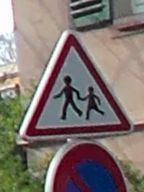
#> input picture DATA_BASE_SIMULEE/A13a/00bd169d35de2cfdcf7ca7cad54949af3c8d9680b7ef5c72edf747192c665be6.jpg, 144 x 192 px; its folder holds only this picture in this run
$ python trouver_centre_panneau.py
#> lines starting #> are read from the running program, lines starting #| are printed output that depends on the picture; after the words box and inside, x2 and y2 are one past the last pixel; in counts of white or black regions, pixels touching at a corner belong together
### extraction.py
import cv2
from PIL import Image
import json
import pyexiv2

def get_xy_from_img_path(image_path):
    """
    Retrieves the x and y coordinates of the bbox from the image path
    in the image of origin.

    Args:
        image_path (str): The path to the image file.

    Returns:
        tuple: A tuple containing the x and y coordinates.
    """
    image = Image.open(image_path)
    if "comment" in image.info:
        comm = image.info["comment"]
        comm_json = json.loads(comm)
        xywh = comm_json.get('xywh')
        x, y = xywh[0], xywh[1]
        return x, y
    else:
        print('Pas de comm jpeg')

def get_wh_from_img_path(image_path):
    """
    Get the width and height of the original image from which the given image path
    is extracted.

    Args:
        image_path (str): The path to the image file.

    Returns:
        tuple: A tuple containing the width and height of the image.
    """
    image = pyexiv2.Image(image_path)
    xmp_data = image.read_xmp()
    image.close()
    width, height = xmp_data['Xmp.tiff.ImageWidth'], xmp_data['Xmp.tiff.ImageLength']
    return int(width), int(height)


def get_whxy_from_img_path(image_path):
    """
    Get the width, height of the original image, x&y coordinates of the bbox
    from the given image path.

    Parameters:
        image_path (str): The path of the image.

    Returns:
        tuple: A tuple containing the width, height, x-coordinate, and y-coordinate.
    """
    x,y = get_xy_from_img_path(image_path)
    w,h = get_wh_from_img_path(image_path)
    return w,h,x,y

### trouver_centre_panneau.py
#!/usr/bin/env python3
# -*- coding: utf-8 -*-
"""
Created on Wed Apr  3 13:47:15 2024

@author: Victorien
"""

###### 0 - Imports #####

import numpy as np
import cv2
import math
import plotting
import extraction
import pandas as pd
import os
from scipy.spatial import ConvexHull

def csv_reader(path):
	"""
	Read a csv file and makes it a dictionnary

	Parameters
	----------
	path : String
		Path of .csv file.

	Returns
	-------
	TYPE : Dictionnary
		Associates each sign code to a number between 0 and 9, correspondin to the sign shape

	"""
	return dict(np.genfromtxt(path, delimiter=",", dtype=None, encoding='UTF8'))

def BGRtoGRAY(img):
	gray = cv2.cvtColor(img, cv2.COLOR_BGR2GRAY)
	return gray

def DetectionContours(imgGray):
	imgBlur = cv2.GaussianBlur(imgGray, (5, 5), 0)
	edges = cv2.Canny(imgBlur, 50, 150)
	return edges

def get_shape(tag, dico):
	"""
	Returns the shape of the sign in the cropped image, with a code systemm
	(exemple : 0 = triangle, 2 = octogon, etc)

	Parameters
	----------
	tag : String
		Code of the sign in the original nomenclature.
	dico : dict
		Dictionnary associating to a tag a code symbolizing its shape.

	Returns
	-------
	TYPE : int
		Code symbolizing the sign shape.

	"""
	return dico[tag]

def get_contour(img, edges, shape):
	"""
	This function returns the biggest closed contour found in the cropped sign,
	considered so as the sign contour

	Parameters
	----------
	img : ndarray
		Cropped sign image.
	edges : ndarray
		Canny contours detected in img.
	shape : int
		Code symbolizing the shape of the sign in the imge

	Returns
	-------
	approx : ndarray
		Approximation of the largest polygon on the image.
	sides : int
		Number of sides of the polygon approximated on the biggest contour detected.

	"""
	# On attribue une valeur de epsilon pour cibler au mieux une recherche de forme
	if shape == 2 or shape == 4: # Circle and Octogon
		value_for_epsilon = 0.02
	elif shape == 0 or shape ==1 or shape == 9 : # Triangle
		value_for_epsilon = 0.15
	elif shape == 3: # Losange
		value_for_epsilon = 0.05
	else:
		value_for_epsilon = 0.15
	# Finding contours in the image
	contours, _ = cv2.findContours(edges, cv2.RETR_EXTERNAL, cv2.CHAIN_APPROX_SIMPLE)

	# Sorting them to get the biggest one
	contours = sorted(contours, key=cv2.contourArea, reverse=True)
	largest_contour = contours[0]

	# Approximation of a polygon
	epsilon = value_for_epsilon * cv2.arcLength(largest_contour, True) # Definition of the factor
	approx = cv2.approxPolyDP(largest_contour, epsilon, True) # Approximation
	sides = len(approx) # Number of sides of the polygon, to know if we found the good form
	# x_min, x_max, y_min, y_max = which_circle(img, largest_contour)
	return approx, sides

def get_center_in_cropped_sign(img, shape, imgEdges, contour_sign, number_of_sides):
	"""
	This function returns the center of the sign in the cropped image.
	It does have a role of a processing function.

	Parameters
	----------
	img : ndarray
		Image of the cropped sign.
	shape : int
		Code to signify the shape of the sign in the image.
	imgEdges : ndarray
		Canny contours detected in the cropped sign image.
	contour_sign : ndarray
		list of the points constituing the contour of the sign.
	number_of_sides : int
		Number of sides detectedof the polygon

	Returns
	-------
	center_sign : tuple
		Center of the sign in the cropped image

	"""
	if shape == 0: ## Triangle-top case
		if number_of_sides != 3: # If the number of sides is not corresponding to the hoped shape ...
			center_sign = None # ... We just take the center of the cropped sign
		else:
			center_sign = get_center_triangle(img, contour_sign, True) # Or we search the center of the sign (to the top)

	elif shape == 1 or shape == 9: ## Triangle-bottom case
		if number_of_sides != 3: # If the number of sides is not corresponding to the hoped shape ...
			center_sign = None # ...  We just take the center of the cropped sign
		else:
			center_sign = get_center_triangle(img, contour_sign, False) # Or we search the center of the sign (to the bottom)

	elif shape == 2 :## Octogon case
		if number_of_sides != 8: # If the number of sides is not corresponding to the hoped shape ...
			center_sign = None # ... We just take the center of the cropped sign
		else:
			center_sign = get_center_circle(img, contour_sign) #  Or we search the cneter of the sign (Octogon)
	elif shape == 3 or shape== 5 or shape == 6 or shape == 7 or shape == 8:## Rectangle case
		if number_of_sides != 4: # If the number of sides is not corresponding to the hoped shape ...
			center_sign = None # ... We just take the center of the cropped sign
		else:
			center_sign = get_center_rectangle(img, contour_sign) # Or we search the center of the sign (to the bottom)
	else: ## Circle or unrecognized shape case
		center_sign = get_center_circle(img, contour_sign)
	return center_sign

# [20 lines left out: function get_image_center, not called in this run]

def get_center_triangle(img, contour_sign, boolean):
	"""
	This function returns the center of a triangle detected in an image

	Parameters
	----------
	img : ndarray
		Cropped image of the sign.
	contour_sign : ndarray
		list of the points constituing the contour of the sign.
	boolean : bool
		Signify the orientation of the sign : to the top or to the bottom.

	Returns
	-------
	center : tuple
		center of the sign.

	"""
	list_pixels = make_liste_contour(contour_sign) # Formatting function

	# We get the coords of the vertex of the triangle
	coord_x_min = min(list_pixels, key=lambda coord: coord[0])
	coord_x_max = max(list_pixels, key=lambda coord: coord[0])
	# The third vertex depends on the orientation of the sign
	if boolean == True:
		coord_y_min = min(list_pixels, key=lambda coord: coord[1])
	elif boolean == False:
		coord_y_min = max(list_pixels, key=lambda coord: coord[1])

	# We calculate the center of the sign
	x = math.ceil((coord_x_min[0] + coord_x_max[0] + coord_y_min[0])/3)
	y = math.ceil((coord_x_min[1] + coord_x_max[1] + coord_y_min[1])/3)
	center = (x,y)

	#plotting.show_image_triangle(img, coord_x_min, coord_x_max, coord_y_min, center)
	return center

# [93 lines left out: functions get_center_circle, get_center_rectangle, find_center_in_original_picture, not called in this run]

def make_liste_contour(contour):
	"""
	Formatting function making a contour, which is a ndarray, a
	list more easy to deals with.


	Parameters
	----------
	contour : np.ndarray
		Closed polygon.

	Returns
	-------
	liste_pixels : list
		list of points constituing the polygon.

	"""
	list_pixels =[]
	for pixel in contour:
		x = pixel[0][0]
		y = pixel[0][1]
		coord = (x,y)
		list_pixels.append(coord)
	return list_pixels

# [396 lines left out: functions get_sign_height, get_sign_height_circle, get_sign_height_rectangle, get_sign_height_triangle, calcul_height_intern_coutour, distance and 1 more, not called in this run]

def is_the_sign_treatable(img, contour, number_of_sides, shape):
	"""

	This function returns a boolean : True if the sign is treatable,
	False if it's not.

	Parameters
	----------
	img : ndarray
		Cropped image of the sign.
	contour : ndarray
		List of points that draws the biggest polygon in the cropped image.
	number_of_sides : int
		Number of sides of the polygon found, should me the same as the number of sides of the shape.
	shape : int
		Encoded shape of the sign.

	Returns
	-------
	bool
		treatable aspect of the sign : True if it is treatable, False if it's not.

	"""
	if number_of_sides>20:
		return False
	list_points = make_liste_contour(contour)
	sign_area = area_of_point_cloud(list_points)
	height, width, _ = img.shape
	img_area = height * width
	if sign_area < 0.05 * img_area:
		return False
	else:
		return True

def area_of_point_cloud(points):
	"""

	This functions calculates the convex hull of the points found, that should be the
	contour of the sign, and then returns the area of the convex hull.

	Parameters
	----------
	points : List
		List of the points making the contour of the sygn : these points draw the polygon.

	Returns
	-------
	area : Float
		Area of the convex hull of the points.

	"""
	points_array = np.array(points)
	hull = ConvexHull(points_array)
	indices = hull.vertices
	convex_hull_points = points_array[indices]
	# Area of the convex hull
	area = 0.5 * np.abs(np.dot(convex_hull_points[:, 0], np.roll(convex_hull_points[:, 1], 1)) -
						np.dot(convex_hull_points[:, 1], np.roll(convex_hull_points[:, 0], 1)))
	return area

if __name__ == '__main__':
	# On importe et on lit le CSV
	dictionnaire_source = "panodico.csv"
	dico = csv_reader(dictionnaire_source)

	folder = "./DATA_BASE_SIMULEE"
	dirs = os.listdir(folder)
	for category in dirs: # On récupère chaque nom de dossier
		print("CATEGORY ", category)
		if category[:3] == "B14":
			tag = "B14"
		else:
			tag = category

		count = 0
		workfolder = os.listdir(folder+ "/" + category) #On construit les chemins d'accès
		for file in workfolder: # On parcourt chaque catégorie de panneau
			count += 1
			picture_path = folder+ "/" + category + "/" + file
			print("PICTURE PATH ", picture_path)
			img = cv2.imread(picture_path) # Reading the image with cv2
#> img is the input picture: shape (192, 144, 3); mean B, G, R 112.2, 117.1, 127.9
			imgGray = BGRtoGRAY(img) # On la transforme en niveaux de gris
#> in BGRtoGRAY, `gray = cv2.cvtColor(img, cv2.COLOR_BGR2GRAY)`:
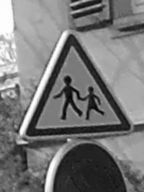
#> gray: shape (192, 144); min 3, max 255, mean 119.8
			imgEdges = DetectionContours(imgGray) # Finding the contours of the image
#> in DetectionContours, `imgBlur = cv2.GaussianBlur(imgGray, (5, 5), 0)`:
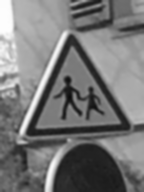
#> imgBlur: shape (192, 144); min 11, max 253, mean 119.8
#> in DetectionContours, `edges = cv2.Canny(imgBlur, 50, 150)`:
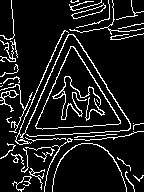
#> edges: shape (192, 144); 10.9% white in thin lines or dots
			shape = get_shape(tag, dico) # Getting the shape of the sign, according to the dictionnary

			approximated_polygon, number_of_sides = get_contour(img, imgEdges, shape)
#> in get_contour, `contours, _ = cv2.findContours(edges, cv2.RETR_EXTERNAL, cv2.CHAIN_APP..`: contours = 36 contours, 26 with area under 20; largest, box (x1, y1, x2, y2) and area: (35, 46, 121, 130) 3681, (15, 30, 131, 145) 200, (71, 3, 106, 19) 158, (0, 90, 19, 112) 92, (52, 143, 127, 192) 35
#> in get_contour, `largest_contour = contours[0]`: largest_contour = contour of 140 points, box (x1, y1, x2, y2) (35, 46, 121, 130), area 3681
#> in get_contour, `epsilon = value_for_epsilon * cv2.arcLength(largest_contour, True)`: epsilon = 42.49
#> in get_contour, `approx = cv2.approxPolyDP(largest_contour, epsilon, True)`: approx = [[70, 46], [36, 128], [120, 123]]
#> in get_contour, `sides = len(approx)`: sides = 3
#> approximated_polygon = [[70, 46], [36, 128], [120, 123]]; number_of_sides = 3
			center_in_cropped_sign = get_center_in_cropped_sign(img, shape, imgEdges, approximated_polygon, number_of_sides) # Process to get the center of the image
#> the loop in make_liste_contour, `for pixel in contour:` made 3 passes
#> after the loop in make_liste_contour, `for pixel in contour:`: list_pixels = [(70, 46), (36, 128), (120, 123)]
#> in get_center_triangle, `coord_x_min = min(list_pixels, key=lambda coord: coord[0])`: coord_x_min = (36, 128)
#> in get_center_triangle, `coord_x_max = max(list_pixels, key=lambda coord: coord[0])`: coord_x_max = (120, 123)
#> in get_center_triangle, `coord_y_min = min(list_pixels, key=lambda coord: coord[1])`: coord_y_min = (70, 46)
#> in get_center_triangle, `x = math.ceil((coord_x_min[0] + coord_x_max[0] + coord_y_min[0])/3)`: x = 76
#> in get_center_triangle, `y = math.ceil((coord_x_min[1] + coord_x_max[1] + coord_y_min[1])/3)`: y = 99
#> in get_center_triangle, `center = (x,y)`: center = (76, 99)
#> center_in_cropped_sign = (76, 99)
			if center_in_cropped_sign is None:
				print("CONTINUUUUUE")
				continue
			try:
				istreatable = is_the_sign_treatable(img, approximated_polygon, number_of_sides, shape)
#> the loop in make_liste_contour (call 2), `for pixel in contour:` made 3 passes
#> in is_the_sign_treatable, `list_points = make_liste_contour(contour)`: list_points = [(70, 46), (36, 128), (120, 123)]
#> in area_of_point_cloud, `points_array = np.array(points)`: points_array = [[70, 46], [36, 128], [120, 123]]
#> in area_of_point_cloud, `indices = hull.vertices`: indices = [2, 1, 0]
#> in area_of_point_cloud, `convex_hull_points = points_array[indices]`: convex_hull_points = [[120, 123], [36, 128], [70, 46]]
#> in area_of_point_cloud, `area = 0.5 * np.abs(np.dot(convex_hull_points[:, 0], np.roll(convex_hu..`: area = 3359
#> istreatable = True

				if not istreatable:
					print("Ce panneau ne peut pas être traité")
					continue
			except Exception as e:
				print(e)
			w,h,x,y = extraction.get_whxy_from_img_path(picture_path) # Getting the cropped sign informations
#> in get_xy_from_img_path, `comm_json = json.loads(comm)`: comm_json = {'width': 11000, 'height': 5500, 'xywh': [6496, 2464, 144, 192], 'confidence': 0.314, 'offset': 0.097}
#> in get_xy_from_img_path, `xywh = comm_json.get('xywh')`: xywh = [6496, 2464, 144, 192]
#> in get_xy_from_img_path, `x, y = xywh[0], xywh[1]`: x = 6496; y = 2464
#> in get_whxy_from_img_path, `x,y = get_xy_from_img_path(image_path)`: x = 6496; y = 2464
#> (the run stopped early here; a loop or call above may not have finished)

$ run again, on DATA_BASE_SIMULEE/AB4/000a6450c96006725c2bd5e9c001d88153bddfb9312ea464c203475aaffe93ee.jpg
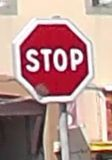
#> input picture DATA_BASE_SIMULEE/AB4/000a6450c96006725c2bd5e9c001d88153bddfb9312ea464c203475aaffe93ee.jpg, 112 x 160 px
#> img is the input picture: shape (160, 112, 3); mean B, G, R 140.6, 144.8, 182.4
#> in DetectionContours, `imgBlur = cv2.GaussianBlur(imgGray, (5, 5), 0)`:
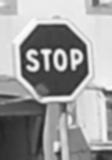
#> imgBlur: shape (160, 112); min 31, max 252, mean 155.6
#> in DetectionContours, `edges = cv2.Canny(imgBlur, 50, 150)`:
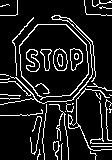
#> edges: shape (160, 112); 11.8% white in thin lines or dots
#> contours = 31 contours, 28 with area under 20; largest, box (x1, y1, x2, y2) and area: (19, 24, 89, 100) 4057, (0, 15, 96, 105) 102, (68, 88, 112, 151) 89
#> largest_contour = contour of 44 points, box (x1, y1, x2, y2) (19, 24, 89, 100), area 4057
#> epsilon = 4.86
#> approx = [[37, 24], [19, 45], [21, 76], [40, 99], [70, 95], [88, 74], [86, 44], [66, 24]]
#> sides = 8
#> approximated_polygon has the same summary as approx in get_contour
#> the loop in get_center_circle, `for point in contour:` made 8 passes
#> after the loop in get_center_circle, `for point in contour:`: list_x = [37, 19, 21, 40, 70, 88, 86, 66]; list_y = [24, 45, 76, 99, 95, 74, 44, 24]
#> mean_x = 54
#> mean_y = 61
#> center = (54, 61)
#> img: shape (160, 112, 3); 0.03% of pixels changed, all inside (x1, y1, x2, y2) = (53, 60, 56, 63)
#> the loop in make_liste_contour, `for pixel in contour:` made 8 passes
#> after the loop in make_liste_contour, `for pixel in contour:`: list_pixels = [(37, 24), (19, 45), (21, 76), (40, 99), (70, 95), (88, 74), (86, 44), (66, 24)]
#> list_points has the same summary as list_pixels in make_liste_contour
#> points_array has the same summary as approx in get_contour
#> indices = [2, 1, 0, 7, 6, 5, 4, 3]
#> convex_hull_points = [[21, 76], [19, 45], [37, 24], [66, 24], [86, 44], [88, 74], [70, 95], [40, 99]]
#> area = 4099.5
#> istreatable = True
#> comm_json = {'width': 11000, 'height': 5500, 'xywh': [576, 2608, 112, 160], 'confidence': 0.444, 'offset': -0.443}
#> xywh = [576, 2608, 112, 160]
#> in get_xy_from_img_path, `x, y = xywh[0], xywh[1]`: x = 576; y = 2608
#> in get_whxy_from_img_path, `x,y = get_xy_from_img_path(image_path)`: x = 576; y = 2608

$ run again, on DATA_BASE_SIMULEE/A13a/00c446bdb32cda11ea70fbab6b73f46062494768ff762e90ba689c7991edaded.jpg
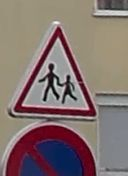
#> input picture DATA_BASE_SIMULEE/A13a/00c446bdb32cda11ea70fbab6b73f46062494768ff762e90ba689c7991edaded.jpg, 128 x 176 px
#> img is the input picture: shape (176, 128, 3); mean B, G, R 111.7, 114.5, 131.3
#> in DetectionContours, `imgBlur = cv2.GaussianBlur(imgGray, (5, 5), 0)`:
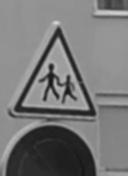
#> imgBlur: shape (176, 128); min 20, max 214, mean 119.2
#> in DetectionContours, `edges = cv2.Canny(imgBlur, 50, 150)`:
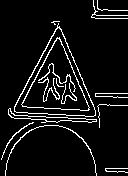
#> edges: shape (176, 128); 7.2% white in thin lines or dots
#> contours = 10 contours, 6 with area under 20; largest, box (x1, y1, x2, y2) and area: (14, 23, 96, 117) 3898, (8, 108, 97, 123) 282, (5, 125, 97, 176) 38, (1, 122, 34, 160) 20
#> largest_contour = contour of 160 points, box (x1, y1, x2, y2) (14, 23, 96, 117), area 3898
#> epsilon = 44.98
#> approx = [[58, 23], [14, 111], [93, 116]]
#> sides = 3
#> approximated_polygon = [[58, 23], [14, 111], [93, 116]]; number_of_sides = 3
#> the loop in make_liste_contour, `for pixel in contour:` made 3 passes
#> after the loop in make_liste_contour, `for pixel in contour:`: list_pixels = [(58, 23), (14, 111), (93, 116)]
#> coord_x_min = (14, 111)
#> coord_x_max = (93, 116)
#> coord_y_min = (58, 23)
#> in get_center_triangle, `x = math.ceil((coord_x_min[0] + coord_x_max[0] + coord_y_min[0])/3)`: x = 55
#> in get_center_triangle, `y = math.ceil((coord_x_min[1] + coord_x_max[1] + coord_y_min[1])/3)`: y = 84
#> center = (55, 84)
#> the loop in make_liste_contour (call 2), `for pixel in contour:` made 3 passes
#> list_points = [(58, 23), (14, 111), (93, 116)]
#> points_array = [[58, 23], [14, 111], [93, 116]]
#> indices = [2, 1, 0]
#> convex_hull_points = [[93, 116], [14, 111], [58, 23]]
#> area = 3586
#> istreatable = True
#> comm_json = {'width': 11000, 'height': 5500, 'xywh': [832, 2432, 128, 176], 'confidence': 0.398, 'offset': -0.419}
#> xywh = [832, 2432, 128, 176]
#> in get_xy_from_img_path, `x, y = xywh[0], xywh[1]`: x = 832; y = 2432
#> in get_whxy_from_img_path, `x,y = get_xy_from_img_path(image_path)`: x = 832; y = 2432
